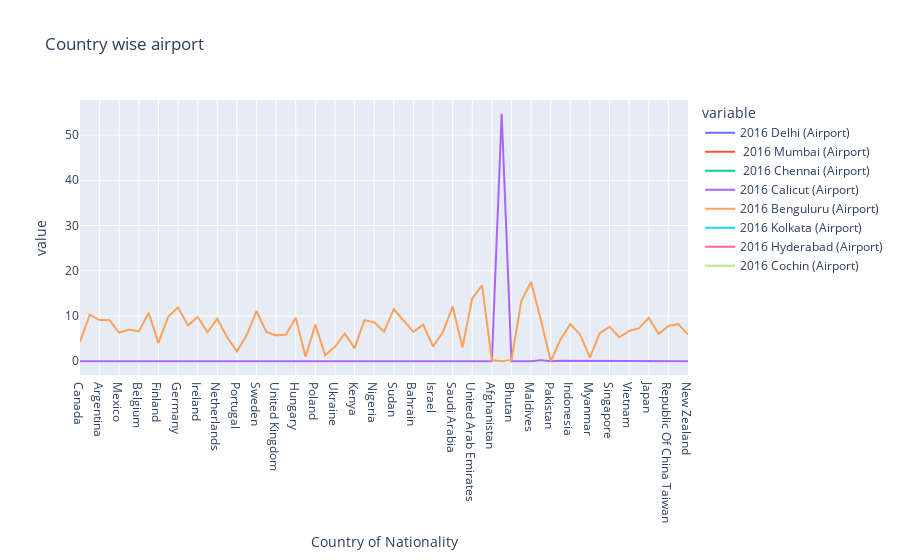

Source (notebook cell):
### Code cell
cols = ['2016 Delhi (Airport)', ' 2016 Mumbai (Airport)',
       ' 2016 Chennai (Airport)', '2016 Calicut (Airport)',
       '2016 Benguluru (Airport)', '2016 Kolkata (Airport)',
       '2016 Hyderabad (Airport)', '2016 Cochin (Airport)']
px.line(df, df.index, cols,title='Country wise airport')

### Figure 1 — Plotly figure (JSON) as saved in the notebook; plotly's stock layout.template omitted (floating-point values rounded to 4 significant figures)
{"data": [{"hovertemplate": "variable=2016 Delhi (Airport)<br>Country of Nationality=%{x}<br>value=%{y}<extra></extra>", "legendgroup": "2016 Delhi (Airport)", "line": {"color": "#636efa", "dash": "solid"}, "marker": {"symbol": "circle"}, "mode": "lines", "name": "2016 Delhi (Airport)", "orientation": "v", "showlegend": true, "type": "scatter", "x": ["Canada", "United States Of America", "Argentina", "Brazil", "Mexico", "Austria", "Belgium", "Denmark", "Finland", "France", "Germany", "Greece", "Ireland", "Italy", "Netherlands", "Norway", "Portugal", "Spain", "Sweden", "Switzerland", "United Kingdom", "Czech Rep.", "Hungary", "Kazakhstan", "Poland", "Russian Federation", "Ukraine", "Egypt", "Kenya", "Mauritius", "Nigeria", "South Africa", "Sudan", "Tanzania", "Bahrain", "Iraq", "Israel", "Oman", "Saudi Arabia", "Turkey", "United Arab Emirates", "Yemen", "Afghanistan", "Bangladesh", "Bhutan", "Iran", "Maldives", "Nepal", "Pakistan", "Sri Lanka", "Indonesia", "Malaysia", "Myanmar", "Philippines", "Singapore", "Thailand", "Vietnam", "China", "Japan", "Korea (Republic Of ", "Republic Of China Taiwan", "Australia", "New Zealand"], "xaxis": "x", "y": [null, null, null, null, null, null, null, null, null, null, null, null, null, null, null, null, null, null, null, null, null, null, null, null, null, null, null, null, null, null, null, null, null, null, null, null, null, null, null, null, null, null, null, null, null, null, null, null, null, null, null, null, null, null, null, null, null, null, null, null, null, null, null], "yaxis": "y"}, {"hovertemplate": "variable= 2016 Mumbai (Airport)<br>Country of Nationality=%{x}<br>value=%{y}<extra></extra>", "legendgroup": " 2016 Mumbai (Airport)", "line": {"color": "#EF553B", "dash": "solid"}, "marker": {"symbol": "circle"}, "mode": "lines", "name": " 2016 Mumbai (Airport)", "orientation": "v", "showlegend": true, "type": "scatter", "x": ["Canada", "United States Of America", "Argentina", "Brazil", "Mexico", "Austria", "Belgium", "Denmark", "Finland", "France", "Germany", "Greece", "Ireland", "Italy", "Netherlands", "Norway", "Portugal", "Spain", "Sweden", "Switzerland", "United Kingdom", "Czech Rep.", "Hungary", "Kazakhstan", "Poland", "Russian Federation", "Ukraine", "Egypt", "Kenya", "Mauritius", "Nigeria", "South Africa", "Sudan", "Tanzania", "Bahrain", "Iraq", "Israel", "Oman", "Saudi Arabia", "Turkey", "United Arab Emirates", "Yemen", "Afghanistan", "Bangladesh", "Bhutan", "Iran", "Maldives", "Nepal", "Pakistan", "Sri Lanka", "Indonesia", "Malaysia", "Myanmar", "Philippines", "Singapore", "Thailand", "Vietnam", "China", "Japan", "Korea (Republic Of ", "Republic Of China Taiwan", "Australia", "New Zealand"], "xaxis": "x", "y": [null, null, null, null, null, null, null, null, null, null, null, null, null, null, null, null, null, null, null, null, null, null, null, null, null, null, null, null, null, null, null, null, null, null, null, null, null, null, null, null, null, null, null, null, null, null, null, null, null, null, null, null, null, null, null, null, null, null, null, null, null, null, null], "yaxis": "y"}, {"hovertemplate": "variable= 2016 Chennai (Airport)<br>Country of Nationality=%{x}<br>value=%{y}<extra></extra>", "legendgroup": " 2016 Chennai (Airport)", "line": {"color": "#00cc96", "dash": "solid"}, "marker": {"symbol": "circle"}, "mode": "lines", "name": " 2016 Chennai (Airport)", "orientation": "v", "showlegend": true, "type": "scatter", "x": ["Canada", "United States Of America", "Argentina", "Brazil", "Mexico", "Austria", "Belgium", "Denmark", "Finland", "France", "Germany", "Greece", "Ireland", "Italy", "Netherlands", "Norway", "Portugal", "Spain", "Sweden", "Switzerland", "United Kingdom", "Czech Rep.", "Hungary", "Kazakhstan", "Poland", "Russian Federation", "Ukraine", "Egypt", "Kenya", "Mauritius", "Nigeria", "South Africa", "Sudan", "Tanzania", "Bahrain", "Iraq", "Israel", "Oman", "Saudi Arabia", "Turkey", "United Arab Emirates", "Yemen", "Afghanistan", "Bangladesh", "Bhutan", "Iran", "Maldives", "Nepal", "Pakistan", "Sri Lanka", "Indonesia", "Malaysia", "Myanmar", "Philippines", "Singapore", "Thailand", "Vietnam", "China", "Japan", "Korea (Republic Of ", "Republic Of China Taiwan", "Australia", "New Zealand"], "xaxis": "x", "y": [null, null, null, null, null, null, null, null, null, null, null, null, null, null, null, null, null, null, null, null, null, null, null, null, null, null, null, null, null, null, null, null, null, null, null, null, null, null, null, null, null, null, null, null, null, null, null, null, null, null, null, null, null, null, null, null, null, null, null, null, null, null, null], "yaxis": "y"}, {"hovertemplate": "variable=2016 Calicut (Airport)<br>Country of Nationality=%{x}<br>value=%{y}<extra></extra>", "legendgroup": "2016 Calicut (Airport)", "line": {"color": "#ab63fa", "dash": "solid"}, "marker": {"symbol": "circle"}, "mode": "lines", "name": "2016 Calicut (Airport)", "orientation": "v", "showlegend": true, "type": "scatter", "x": ["Canada", "United States Of America", "Argentina", "Brazil", "Mexico", "Austria", "Belgium", "Denmark", "Finland", "France", "Germany", "Greece", "Ireland", "Italy", "Netherlands", "Norway", "Portugal", "Spain", "Sweden", "Switzerland", "United Kingdom", "Czech Rep.", "Hungary", "Kazakhstan", "Poland", "Russian Federation", "Ukraine", "Egypt", "Kenya", "Mauritius", "Nigeria", "South Africa", "Sudan", "Tanzania", "Bahrain", "Iraq", "Israel", "Oman", "Saudi Arabia", "Turkey", "United Arab Emirates", "Yemen", "Afghanistan", "Bangladesh", "Bhutan", "Iran", "Maldives", "Nepal", "Pakistan", "Sri Lanka", "Indonesia", "Malaysia", "Myanmar", "Philippines", "Singapore", "Thailand", "Vietnam", "China", "Japan", "Korea (Republic Of ", "Republic Of China Taiwan", "Australia", "New Zealand"], "xaxis": "x", "y": [0, 0, 0, 0.1, 0, 0.1, 0, 0, 0.1, 0, 0, 0, 0, 0.1, 0, 0, 0, 0, 0.1, 0, 0, 0, 0, 0, 0, 0, 0, 0, 0, 0, 0, 0.1, 0, 0, 0, 0, 0, 0, 0, 0, 0, 0, 0, 54.7, 0, 0, 0, 0.2, 0, 0.1, 0.1, 0, 0, 0, 0, 0, 0, 0, 0, 0, 0, 0, 0], "yaxis": "y"}, {"hovertemplate": "variable=2016 Benguluru (Airport)<br>Country of Nationality=%{x}<br>value=%{y}<extra></extra>", "legendgroup": "2016 Benguluru (Airport)", "line": {"color": "#FFA15A", "dash": "solid"}, "marker": {"symbol": "circle"}, "mode": "lines", "name": "2016 Benguluru (Airport)", "orientation": "v", "showlegend": true, "type": "scatter", "x": ["Canada", "United States Of America", "Argentina", "Brazil", "Mexico", "Austria", "Belgium", "Denmark", "Finland", "France", "Germany", "Greece", "Ireland", "Italy", "Netherlands", "Norway", "Portugal", "Spain", "Sweden", "Switzerland", "United Kingdom", "Czech Rep.", "Hungary", "Kazakhstan", "Poland", "Russian Federation", "Ukraine", "Egypt", "Kenya", "Mauritius", "Nigeria", "South Africa", "Sudan", "Tanzania", "Bahrain", "Iraq", "Israel", "Oman", "Saudi Arabia", "Turkey", "United Arab Emirates", "Yemen", "Afghanistan", "Bangladesh", "Bhutan", "Iran", "Maldives", "Nepal", "Pakistan", "Sri Lanka", "Indonesia", "Malaysia", "Myanmar", "Philippines", "Singapore", "Thailand", "Vietnam", "China", "Japan", "Korea (Republic Of ", "Republic Of China Taiwan", "Australia", "New Zealand"], "xaxis": "x", "y": [4.3, 10.3, 9.1, 9.1, 6.3, 7, 6.6, 10.7, 4, 9.9, 11.9, 7.9, 9.8, 6.4, 9.4, 5.3, 2.2, 5.8, 11.1, 6.5, 5.7, 5.9, 9.6, 1, 8.1, 1.3, 3.2, 6.1, 2.9, 9.1, 8.6, 6.5, 11.5, 8.9, 6.5, 8.1, 3.3, 6.4, 12.1, 3.1, 13.9, 16.8, 0.2, 0, 0.3, 13.3, 17.5, 9.1, 0, 4.8, 8.2, 5.9, 0.8, 6.2, 7.6, 5.3, 6.7, 7.3, 9.6, 6, 7.8, 8.2, 5.9], "yaxis": "y"}, {"hovertemplate": "variable=2016 Kolkata (Airport)<br>Country of Nationality=%{x}<br>value=%{y}<extra></extra>", "legendgroup": "2016 Kolkata (Airport)", "line": {"color": "#19d3f3", "dash": "solid"}, "marker": {"symbol": "circle"}, "mode": "lines", "name": "2016 Kolkata (Airport)", "orientation": "v", "showlegend": true, "type": "scatter", "x": ["Canada", "United States Of America", "Argentina", "Brazil", "Mexico", "Austria", "Belgium", "Denmark", "Finland", "France", "Germany", "Greece", "Ireland", "Italy", "Netherlands", "Norway", "Portugal", "Spain", "Sweden", "Switzerland", "United Kingdom", "Czech Rep.", "Hungary", "Kazakhstan", "Poland", "Russian Federation", "Ukraine", "Egypt", "Kenya", "Mauritius", "Nigeria", "South Africa", "Sudan", "Tanzania", "Bahrain", "Iraq", "Israel", "Oman", "Saudi Arabia", "Turkey", "United Arab Emirates", "Yemen", "Afghanistan", "Bangladesh", "Bhutan", "Iran", "Maldives", "Nepal", "Pakistan", "Sri Lanka", "Indonesia", "Malaysia", "Myanmar", "Philippines", "Singapore", "Thailand", "Vietnam", "China", "Japan", "Korea (Republic Of ", "Republic Of China Taiwan", "Australia", "New Zealand"], "xaxis": "x", "y": [null, null, null, null, null, null, null, null, null, null, null, null, null, null, null, null, null, null, null, null, null, null, null, null, null, null, null, null, null, null, null, null, null, null, null, null, null, null, null, null, null, null, null, null, null, null, null, null, null, null, null, null, null, null, null, null, null, null, null, null, null, null, null], "yaxis": "y"}, {"hovertemplate": "variable=2016 Hyderabad (Airport)<br>Country of Nationality=%{x}<br>value=%{y}<extra></extra>", "legendgroup": "2016 Hyderabad (Airport)", "line": {"color": "#FF6692", "dash": "solid"}, "marker": {"symbol": "circle"}, "mode": "lines", "name": "2016 Hyderabad (Airport)", "orientation": "v", "showlegend": true, "type": "scatter", "x": ["Canada", "United States Of America", "Argentina", "Brazil", "Mexico", "Austria", "Belgium", "Denmark", "Finland", "France", "Germany", "Greece", "Ireland", "Italy", "Netherlands", "Norway", "Portugal", "Spain", "Sweden", "Switzerland", "United Kingdom", "Czech Rep.", "Hungary", "Kazakhstan", "Poland", "Russian Federation", "Ukraine", "Egypt", "Kenya", "Mauritius", "Nigeria", "South Africa", "Sudan", "Tanzania", "Bahrain", "Iraq", "Israel", "Oman", "Saudi Arabia", "Turkey", "United Arab Emirates", "Yemen", "Afghanistan", "Bangladesh", "Bhutan", "Iran", "Maldives", "Nepal", "Pakistan", "Sri Lanka", "Indonesia", "Malaysia", "Myanmar", "Philippines", "Singapore", "Thailand", "Vietnam", "China", "Japan", "Korea (Republic Of ", "Republic Of China Taiwan", "Australia", "New Zealand"], "xaxis": "x", "y": [null, null, null, null, null, null, null, null, null, null, null, null, null, null, null, null, null, null, null, null, null, null, null, null, null, null, null, null, null, null, null, null, null, null, null, null, null, null, null, null, null, null, null, null, null, null, null, null, null, null, null, null, null, null, null, null, null, null, null, null, null, null, null], "yaxis": "y"}, {"hovertemplate": "variable=2016 Cochin (Airport)<br>Country of Nationality=%{x}<br>value=%{y}<extra></extra>", "legendgroup": "2016 Cochin (Airport)", "line": {"color": "#B6E880", "dash": "solid"}, "marker": {"symbol": "circle"}, "mode": "lines", "name": "2016 Cochin (Airport)", "orientation": "v", "showlegend": true, "type": "scatter", "x": ["Canada", "United States Of America", "Argentina", "Brazil", "Mexico", "Austria", "Belgium", "Denmark", "Finland", "France", "Germany", "Greece", "Ireland", "Italy", "Netherlands", "Norway", "Portugal", "Spain", "Sweden", "Switzerland", "United Kingdom", "Czech Rep.", "Hungary", "Kazakhstan", "Poland", "Russian Federation", "Ukraine", "Egypt", "Kenya", "Mauritius", "Nigeria", "South Africa", "Sudan", "Tanzania", "Bahrain", "Iraq", "Israel", "Oman", "Saudi Arabia", "Turkey", "United Arab Emirates", "Yemen", "Afghanistan", "Bangladesh", "Bhutan", "Iran", "Maldives", "Nepal", "Pakistan", "Sri Lanka", "Indonesia", "Malaysia", "Myanmar", "Philippines", "Singapore", "Thailand", "Vietnam", "China", "Japan", "Korea (Republic Of ", "Republic Of China Taiwan", "Australia", "New Zealand"], "xaxis": "x", "y": [null, null, null, null, null, null, null, null, null, null, null, null, null, null, null, null, null, null, null, null, null, null, null, null, null, null, null, null, null, null, null, null, null, null, null, null, null, null, null, null, null, null, null, null, null, null, null, null, null, null, null, null, null, null, null, null, null, null, null, null, null, null, null], "yaxis": "y"}], "layout": {"legend": {"title": {"text": "variable"}, "tracegroupgap": 0}, "title": {"text": "Country wise airport"}, "xaxis": {"anchor": "y", "domain": [0, 1], "title": {"text": "Country of Nationality"}}, "yaxis": {"anchor": "x", "domain": [0, 1], "title": {"text": "value"}}}}
